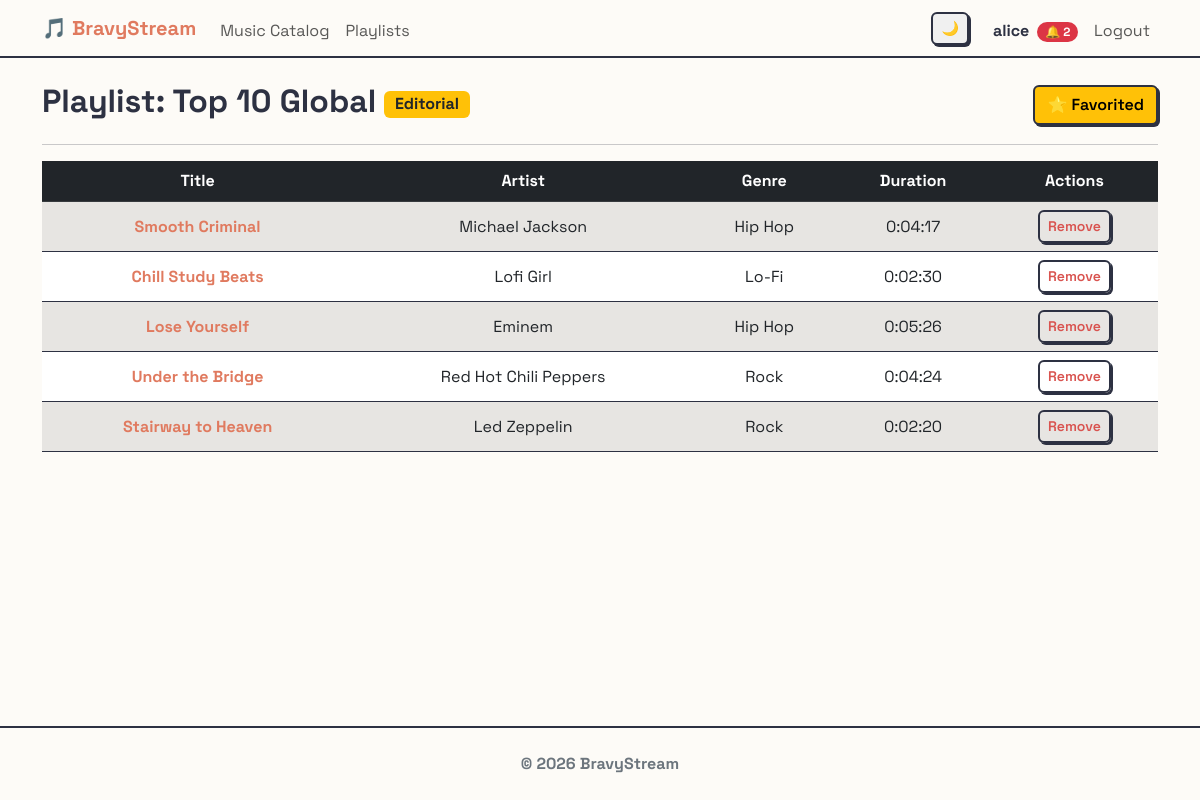
The page /music/playlists/1/ (signed in) on the database as committed earlier.
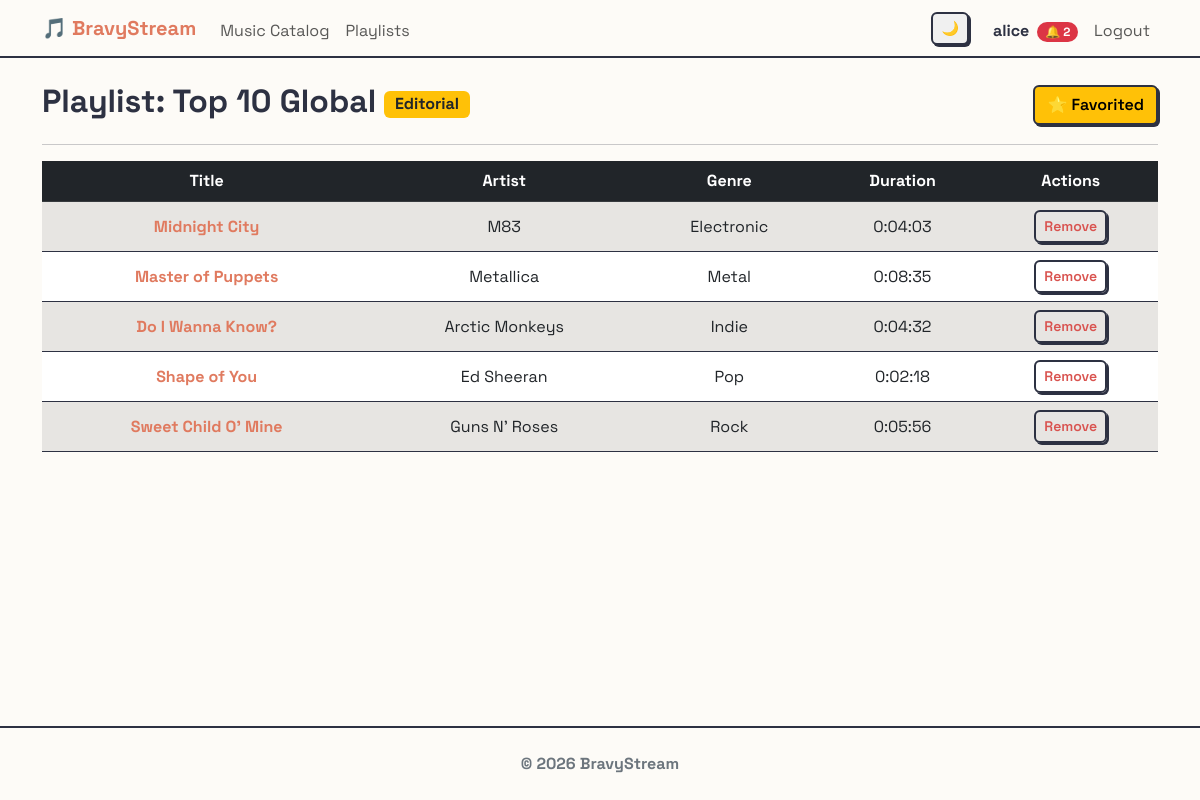
The same page on the database as committed later.
### music/models.py (models this page shows, shortened)
class Song(models.Model):
    title = models.CharField(max_length=200)
    artist = models.CharField(max_length=200)
    genre = models.ForeignKey(
        Genre,
        on_delete=models.CASCADE,
        related_name='songs',
    )
    duration = models.DurationField()
    audio_file = models.FileField(
        upload_to='songs/',
        blank=True,
        null=True,
        validators=[FileExtensionValidator(allowed_extensions=['mp3', 'wav', 'ogg', 'flac', 'aac', 'm4a'])]
    )
    likes = models.ManyToManyField(settings.AUTH_USER_MODEL, related_name='liked_songs', blank=True)
    created_at = models.DateTimeField(auto_now_add=True)
    class Meta:
        ordering = ['-created_at', 'id']

class Genre(models.Model):
    name = models.CharField(max_length=100, unique=True)
    description = models.TextField(blank=True, null=True)
    def __str__(self):
        return self.name

### music/views.py (the view)
# urls.py: path('playlists/<int:pk>/', PlaylistDetailView.as_view(), name='playlist_detail'),
class PlaylistDetailView(LoginRequiredMixin, DetailView):
    model = Playlist
    template_name = 'music/playlist_detail.html'
    def get_queryset(self):
        return Playlist.objects.filter(
            Q(owner=self.request.user) |
            Q(is_editorial=True) |
            (Q(is_public=True) & Q(owner__friends=self.request.user))
        ).distinct()

### users/models.py (called while the page is built)
    @property
    def pending_friend_requests_count(self):
        return self.received_requests.filter(is_accepted=False).count()

### templates/music/playlist_detail.html (shortened to what this page needs)
{% extends 'base.html' %}
{% block content %}
<div class="d-flex justify-content-between align-items-center">
	<h2>
		Playlist: {{ playlist.name }}
		{% if playlist.is_editorial %}
		<span class="badge bg-warning text-dark fs-6 align-middle">Editorial</span>
		{% elif playlist.is_public %}
		<span class="badge bg-success fs-6 align-middle">Public</span>
		{% else %}
		<span class="badge bg-secondary fs-6 align-middle">Private</span>
		{% endif %}
	</h2>
	<div class="d-flex gap-2">
		{% if playlist.owner != request.user %}
		<a href="{% url 'music:toggle_favorite_playlist' playlist.pk %}"
			class="btn {% if request.user in playlist.followers.all %}btn-warning{% else %}btn-outline-warning{% endif %}">
			{% if request.user in playlist.followers.all %}⭐ Favorited{% else %}☆ Add to Favorites{% endif %}
		</a>
		{% endif %}
	</div>
</div>
<hr>
{% if playlist.songs.all %}
<div class="table-responsive">
	<table class="table table-striped table-hover align-middle text-center">
		<thead class="table-dark">
			<tr>
				<th>Title</th>
				<th>Artist</th>
				<th>Genre</th>
				<th>Duration</th>
				<th>Actions</th>
			</tr>
		</thead>
		<tbody>
			{% for song in playlist.songs.all %}
			<tr>
				<td>
					<a href="{% url 'music:song_detail' song.pk %}" class="text-decoration-none fw-bold">
						{{ song.title }}
					</a>
				</td>
				<td>{{ song.artist }}</td>
				<td>{{ song.genre }}</td>
				<td>{{ song.duration }}</td>
				<td>
					<a href="{% url 'music:remove_from_playlist' song.id playlist.id %}"
						class="btn btn-sm btn-outline-danger">Remove</a>
				</td>
			</tr>
			{% endfor %}
		</tbody>
	</table>
</div>
{% else %}
<div class="alert alert-info">
	This playlist is empty. Go to the catalog to add some songs!
</div>
<a href="{% url 'music:song_list' %}" class="btn btn-primary">Go to Catalog</a>
{% endif %}
{% endblock %}

Rows that differ between the two databases and show on the page:
no longer on this page (row edited): Song: title "Smooth Criminal", artist "Michael Jackson", genre "Hip Hop", duration "0:04:17"
no longer on this page (row edited): Song: title "Chill Study Beats", artist "Lofi Girl", genre "Lo-Fi", duration "0:02:30"
no longer on this page (row edited): Song: title "Lose Yourself", artist "Eminem", genre "Hip Hop", duration "0:05:26"
no longer on this page (row edited): Song: title "Under the Bridge", artist "Red Hot Chili Peppers", genre "Rock", duration "0:04:24"
no longer on this page (row edited): Song: title "Stairway to Heaven", artist "Led Zeppelin", genre "Rock", duration "0:02:20"
now on this page (row edited): Song: title "Midnight City", artist "M83", genre "Electronic", duration "0:04:03"
now on this page (row edited): Song: title "Master of Puppets", artist "Metallica", genre "Metal", duration "0:08:35"
now on this page (row edited): Song: title "Do I Wanna Know?", artist "Arctic Monkeys", genre "Indie", duration "0:04:32"
now on this page (row edited): Song: title "Shape of You", artist "Ed Sheeran", genre "Pop", duration "0:02:18"
now on this page (row edited): Song: title "Sweet Child O' Mine", artist "Guns N' Roses", genre "Rock", duration "0:05:56"
